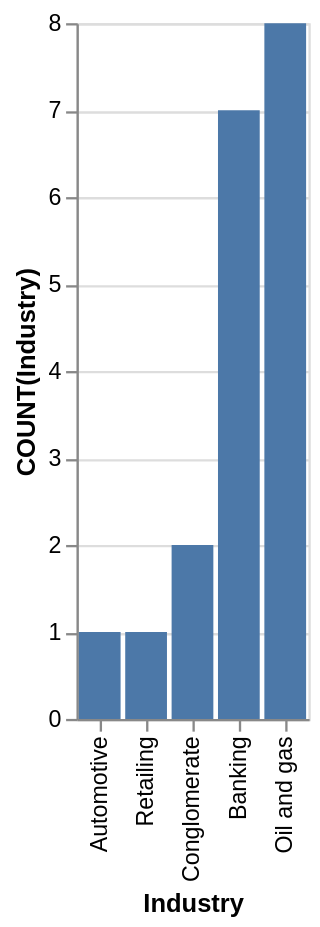

The specification (Vega-Lite) saved for this image:
### Vega-Lite specification from a JSON file in a GitHub repository (floating-point values rounded to 4 significant figures)
{"data": {"values": [{"x_data": "Automotive", "y_data": 1}, {"x_data": "Banking", "y_data": 7}, {"x_data": "Conglomerate", "y_data": 2}, {"x_data": "Oil and gas", "y_data": 8}, {"x_data": "Retailing", "y_data": 1}]}, "mark": "bar", "encoding": {"x": {"field": "x_data", "type": "nominal", "title": "Industry", "sort": {"op": "sum", "field": "y_data", "order": "ascending"}}, "y": {"field": "y_data", "type": "quantitative", "title": "COUNT(Industry)"}}}
